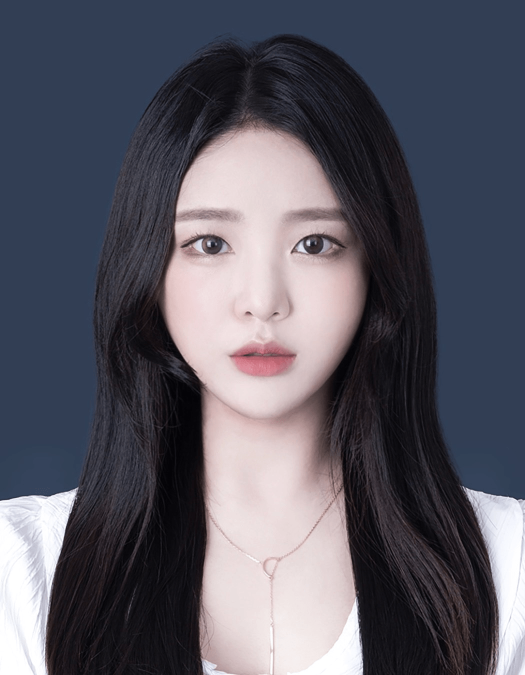
#> input picture 3.디지털영상처리/Hands-On-Image-Processing-with-Python-master/images/4.png, 1050 x 1350 px, given in place of 4.jpg, which was not available (shown at 1/2 size)
$ python '9주차-과제.py'
#> lines starting #> are read from the running program, lines starting #| are printed output that depends on the picture; pictures that were not available may be replaced by others from this repository, and a replacement may not be noted
import numpy as np
import matplotlib.pyplot as plt
from skimage.io import imread
from skimage.color import rgb2gray
from skimage.segmentation import felzenszwalb, slic, quickshift, watershed
from skimage.segmentation import mark_boundaries, find_boundaries
from skimage.util import img_as_float


def plot_image(img, title, cmap='gray'):
    plt.imshow(img, cmap)
    plt.title(title, size=20)
    plt.axis('off')

#%% quickshift
# 숫자가 커질수록 해상도가 줄어든다[::4, ::4, :3]
img = imread('../images/4.jpg')[::2, ::2, :3]
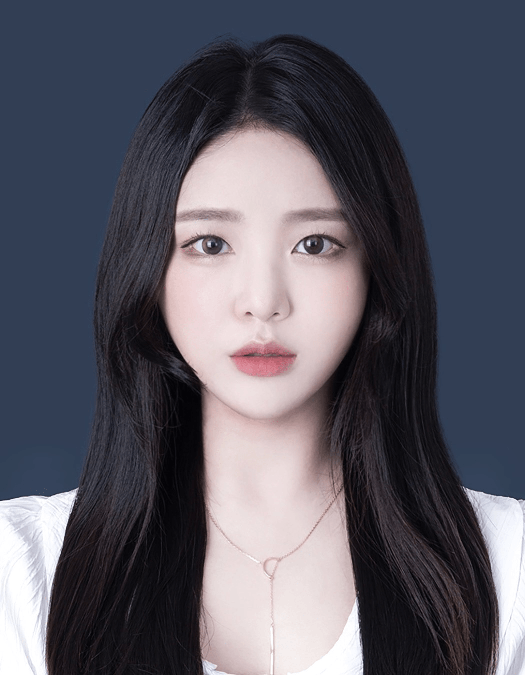
#> img: shape (675, 525, 3); mean R, G, B 89.8, 88.3, 98.6
# 커널 사이즈 max_dist:최대 거리 100 정보의 ratio:색상과 거리의 조절
# ratio값이 커지면 조금 더 색상 기준으로 나눈다.
segments_quick = quickshift(img, kernel_size=7, max_dist=500, ratio=0.5)
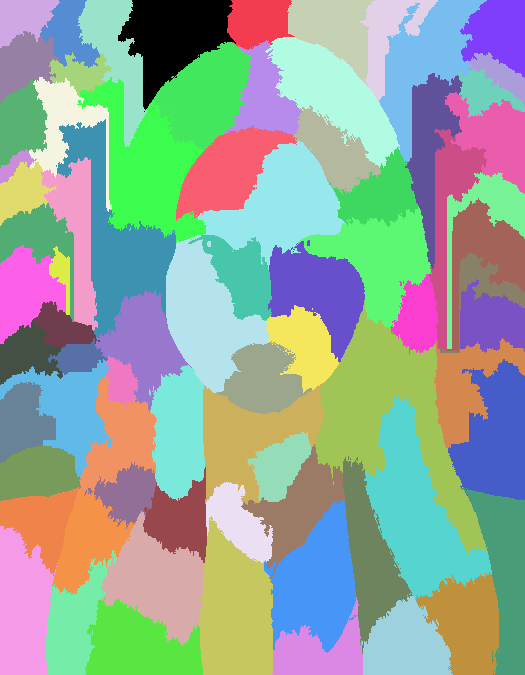
#> segments_quick: shape (675, 525) int64; 77 distinct labels, from 0 to 76; one colour per label, 0 black
segments_mark = mark_boundaries(img, segments_quick)
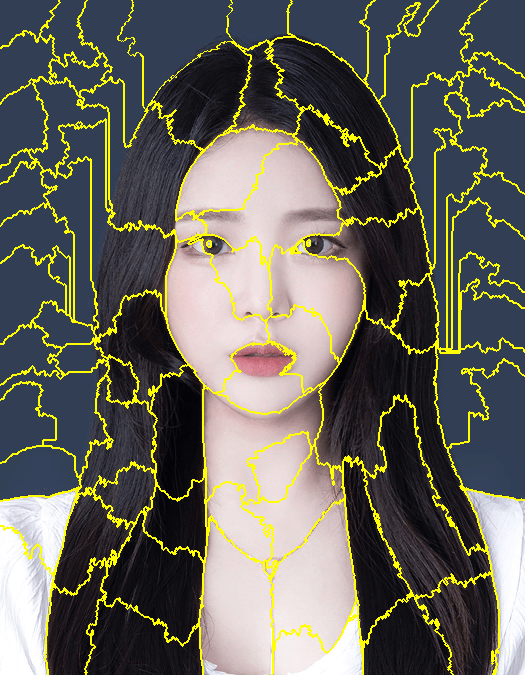
#> segments_mark: shape (675, 525, 3) float64; mean R, G, B 0.409, 0.404, 0.357

plt.figure(figsize=(20,20))
plot_image(segments_mark, "Result")
plt.show()

#%% Region growing

# pip install SimpleITK
import SimpleITK as sitk

img = 255*rgb2gray(imread('../images/4.jpg'))
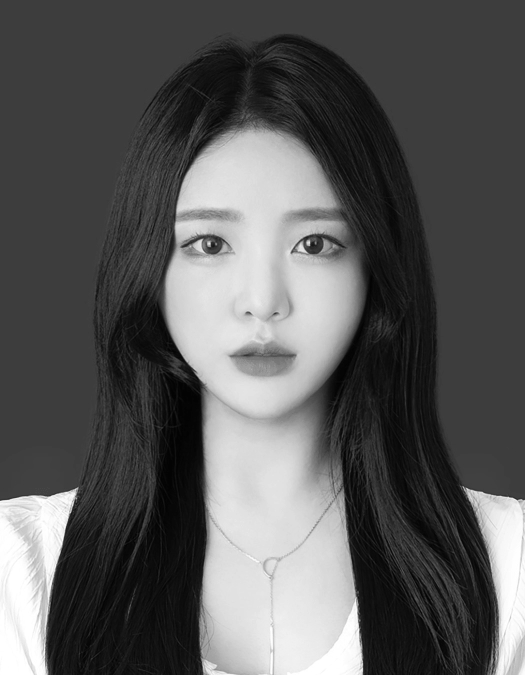
#> img: shape (1350, 1050) float64 (shown at 1/2 size); min 3.5, max 255, mean 89.4
#> (the run stopped early here; a loop or call above may not have finished)

$ run again, with 3.디지털영상처리/Hands-On-Image-Processing-with-Python-master/images/bg1.png copied over 3.디지털영상처리/Hands-On-Image-Processing-with-Python-master/images/4.png
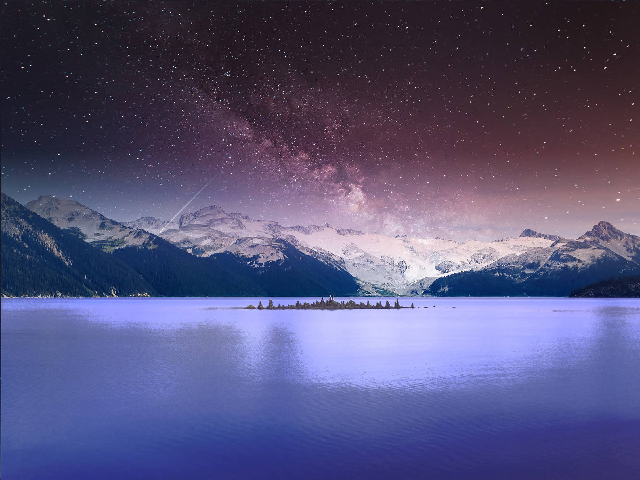
#> input picture 3.디지털영상처리/Hands-On-Image-Processing-with-Python-master/images/bg1.png, 640 x 480 px, given in place of 4.jpg, which was not available
#> `segments_quick = quickshift(img, kernel_size=7, max_dist=500, ratio=0.5)`:
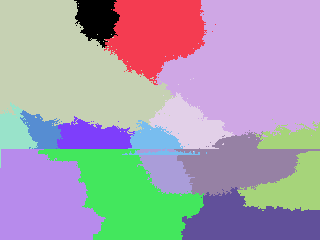
#> segments_quick: shape (240, 320) int64; 15 distinct labels, from 0 to 14; one colour per label, 0 black
#> `img = 255*rgb2gray(imread('../images/4.jpg'))`:
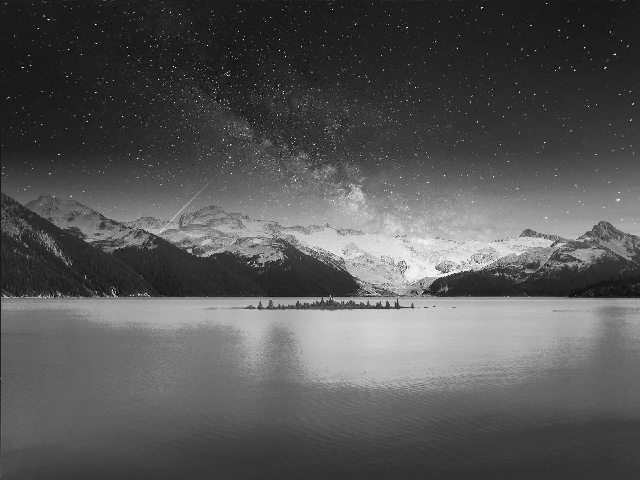
#> img: shape (480, 640) float64; min 1.28, max 254.9, mean 86.6
